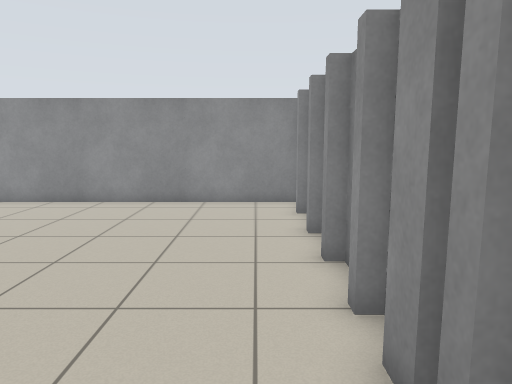
[1] (above)

13 first-person views from a walk through a world built for the Player/Stage simulator. The camera is 1.2 m above the floor, tilts 8° down and sees 70° across. Floor lines are 1 m apart. The floor is counted in squares, 0.5 m on a side. Each view is taken from the middle of a square. On the plan, view 1 faces up. The plan holds only what a view shows up to about 20 squares ahead; the rest is blank. The place goes on beyond the plan. Robots are left out.

[2]
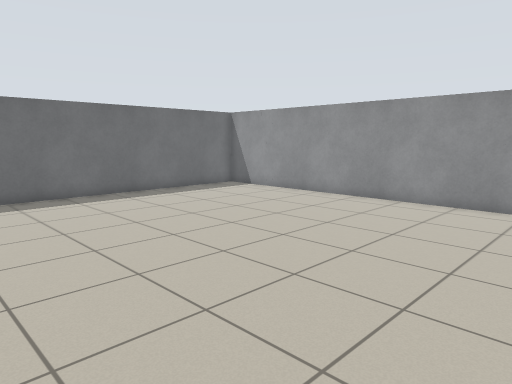

[3]
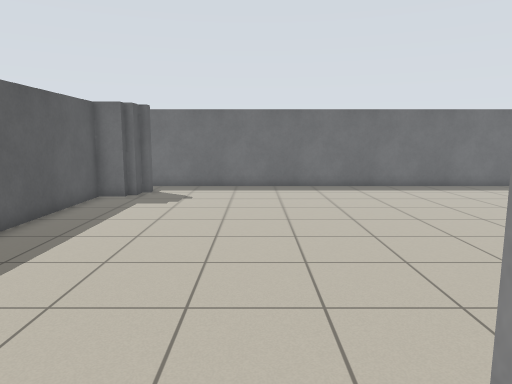

[4]
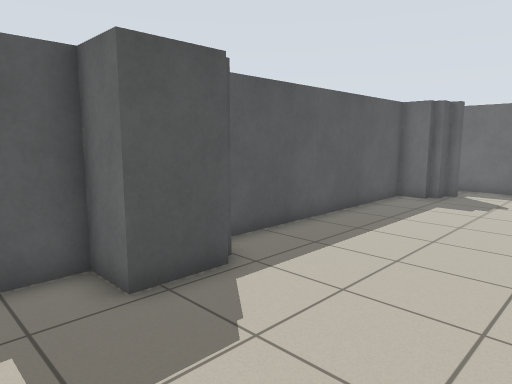

[5]
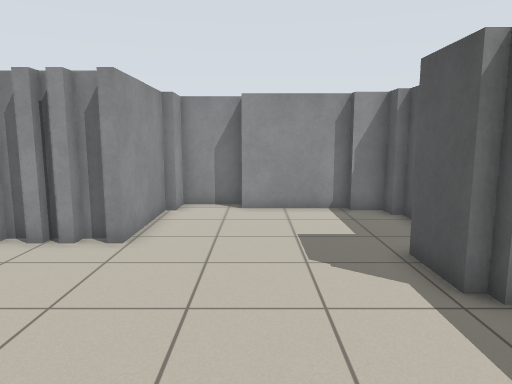

[6]
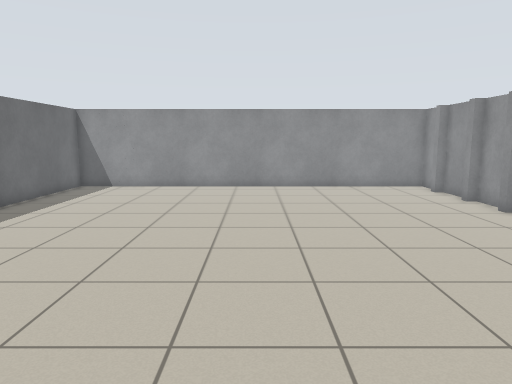

[7]
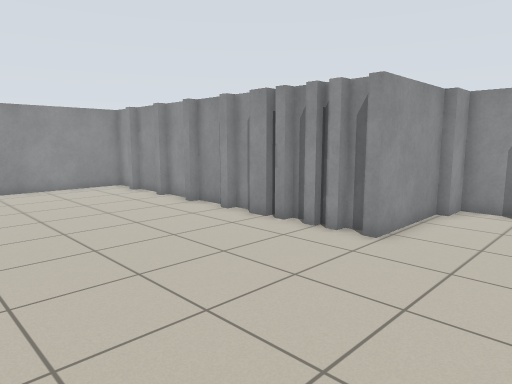

[8]
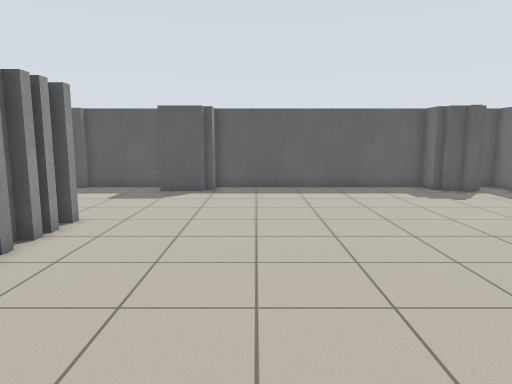

[9]
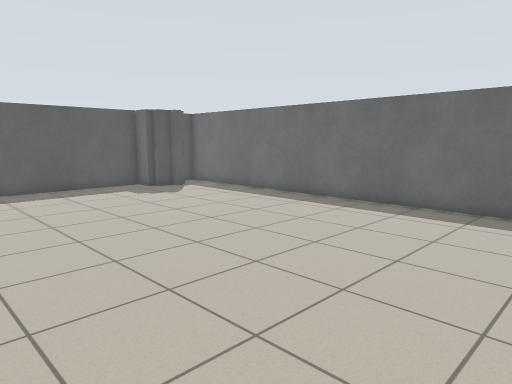

[10]
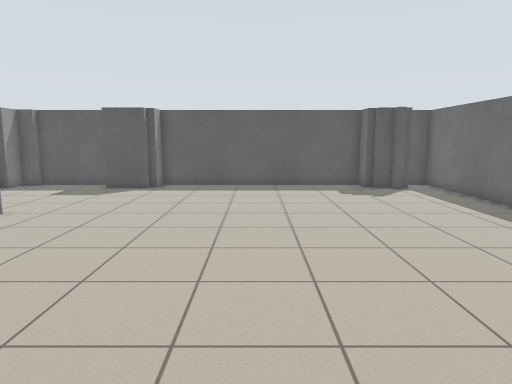

[11]
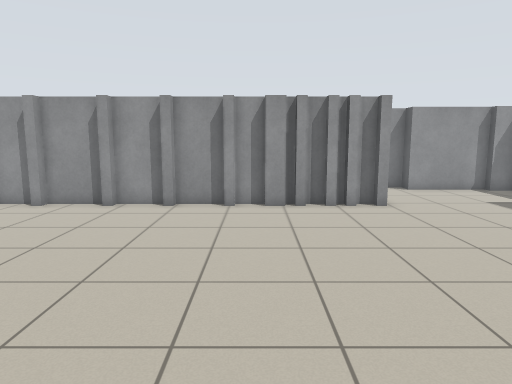

[12]
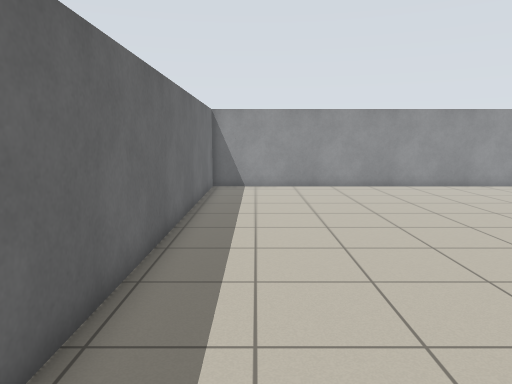

[13]
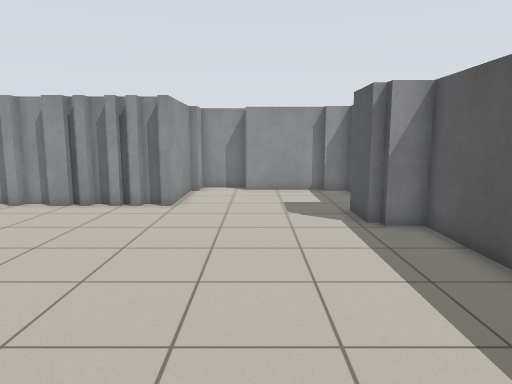

### Floor plan
Points are (right, up) in squares from view 1. A wall is a line through its corners. A room is listed if a view was taken in it or the views show most of it. See-through windows are left out.
Room 1 (views 1, 2, 3, 4, 5, 6, 7, 8, 9, 10, 11, 12, 13)
walls: (1.4, 2.2) (1.4, 2.5); (1.4, 2.9) (1.4, 3.8); (1.4, 1) (1.4, 1.4); (1.4, 0.3) (1.4, 0.6); (1.8, 2.5) (1.8, 2.9); (1.8, 1.4) (1.8, 2.2); (1.4, 4.8) (1.4, 5.2); (1.8, 0.6) (1.8, 1); (1.8, 3.6) (1.8, 4.8); (1.8, -0.5) (1.8, 0.3); (1.8, 5.1) (1.8, 7.1); (1.4, 7.1) (1.4, 7.5); (1.8, 7.5) (1.8, 9.3); (1.4, 9.3) (1.4, 9.8); (1.8, 9.8) (1.8, 12); (5.5, -0.9) (1.4, -0.9) (1.4, -0.5); (-14.4, -6.9) (-13.8, -6.9) (-13.8, -7.3) (-13, -7.3) (-13, -7.7) (-12.6, -7.7) (-12.6, -8.8) (-1.9, -8.8) (-1.9, -7.7) (-1.5, -7.7) (-1.5, -7.3) (0.5, -7.3) (0.5, -8.8) (4.6, -8.8) (4.6, -8.4) (5.5, -8.4) (5.5, -7.3); (1.4, 12) (1.4, 12.4); (1.8, 12.5) (1.8, 14.2) (-16.3, 14.2) (-16.3, -8.8) (-15.2, -8.8); (5.9, -7.3) (5.9, -3.5) (6.7, -3.5) (6.7, -1.2) (5.5, -1.2)

Positions as (right, up) in squares from view 1, and headings:
1: (0, 0), facing up
2: (0, 0), facing up-left
3: (3, -2), facing left
4: (3, -2), facing down-left
5: (-7, -4), facing right
6: (-7, -5), facing up
7: (-7, -5), facing up-right
8: (-4, 10), facing down
9: (-3, 10), facing down-left
10: (-7, 11), facing down
11: (-12, 4), facing right
12: (-14, -5), facing up
13: (-12, -4), facing right
